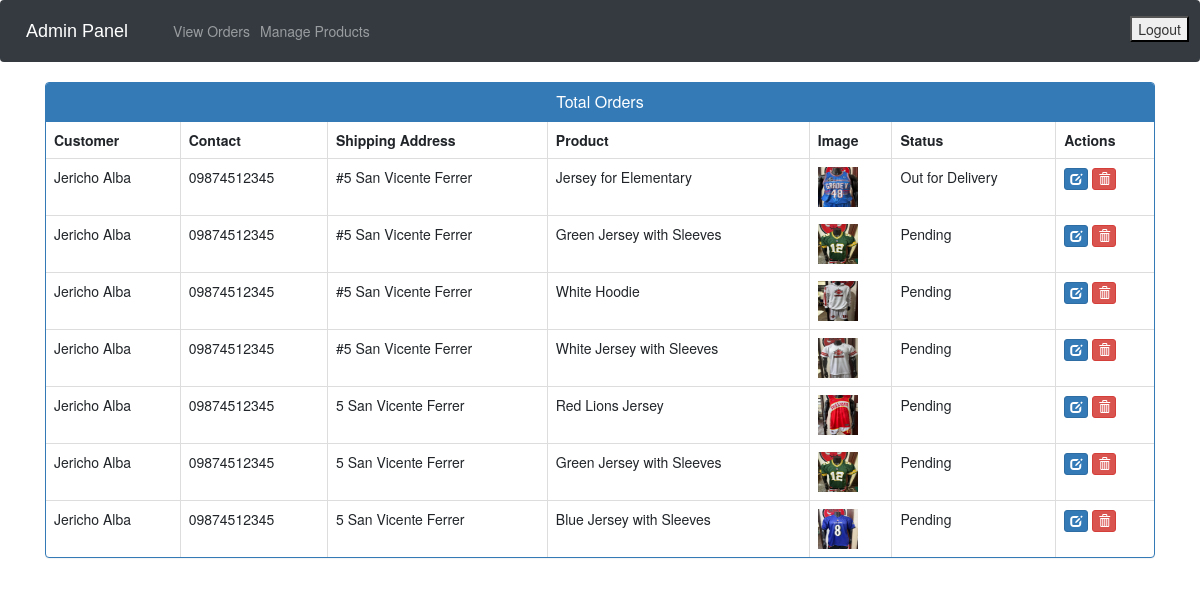
Screenshot of /admin-view-booking (signed in) with the database file from the repository.
### ecom/models.py (models this page shows, shortened)
class Customer(models.Model):
    user=models.OneToOneField(User,on_delete=models.CASCADE)
    profile_pic= models.ImageField(upload_to='profile_pic/CustomerProfilePic/',null=True,blank=True)
    address = models.CharField(max_length=40)
    mobile = models.CharField(max_length=20,null=False)
    @property
    def get_name(self):
        return self.user.first_name+" "+self.user.last_name

class Orders(models.Model):
    STATUS = (
        ('Pending','Pending'),
        ('Order Confirmed','Order Confirmed'),
        ('Out for Delivery','Out for Delivery'),
        ('Delivered','Delivered'),
    )
    customer = models.ForeignKey('Customer', on_delete=models.CASCADE,null=True)
    product = models.ForeignKey('Product',on_delete=models.CASCADE,null=True)
    email = models.CharField(max_length=50,null=True)
    address = models.CharField(max_length=500,null=True)
    mobile = models.CharField(max_length=20,null=True)
    order_date = models.DateField(auto_now_add=True,null=True)
    status = models.CharField(max_length=50,null=True,choices=STATUS)
    size = models.CharField(max_length=2, null=True)  # Add this line

class Product(models.Model):
    name = models.CharField(max_length=40)
    product_image = models.ImageField(upload_to='product_image/', null=True, blank=True)
    price = models.PositiveIntegerField()
    description = models.CharField(max_length=40)
    SIZE_CHOICES = (
        ('S', 'Small'),
        ('M', 'Medium'),
        ('XL', 'Extra Large'),
    )
    size = models.CharField(max_length=2, choices=SIZE_CHOICES, default='M')

### ecom/views.py (the view)
# urls.py: path('admin-view-booking', views.admin_view_booking_view,name='admin-view-booking'),
@login_required(login_url='adminlogin')
def admin_view_booking_view(request):
    orders=models.Orders.objects.all()
    ordered_products=[]
    ordered_bys=[]
    for order in orders:
        ordered_product=models.Product.objects.all().filter(id=order.product.id)
        ordered_by=models.Customer.objects.all().filter(id = order.customer.id)
        ordered_products.append(ordered_product)
        ordered_bys.append(ordered_by)
    return render(request,'ecom/admin_view_booking.html',{'data':zip(ordered_products,ordered_bys,orders)})

### templates/ecom/admin_view_booking.html (shortened to what this page needs)
{% extends 'ecom/admin_base.html' %}
{% load static %}
{% block content %}
<head>
  <link href="//netdna.bootstrapcdn.com/bootstrap/3.0.0/css/bootstrap.min.css" rel="stylesheet" id="bootstrap-css">
</head>
<div class="container">
  <div class="panel panel-primary">
    <div class="panel-heading">
      <h6 class="panel-title">Total Orders</h6>
    </div>
    <table class="table table-hover table-bordered" id="dev-table">
      <thead>
        <tr>
          <th>Customer</th>
          <th>Contact</th>
          <th>Shipping Address</th>
          <th>Product</th>
          <th>Image</th>
          <th>Status</th>
          <th>Actions</th>
        </tr>
      </thead>
      {% for product,customer,order in data %}
      <tr>
        {% for c in customer %}
        <td> {{c.get_name}}</td>
        <td>{{c.mobile}}</td>
        <td>{{order.address}}</td>
        {% endfor %}
        {% for p in product %}
        <td> {{p.name}}</td>
        <td> <img src="{% static p.product_image.url %}" alt="Profile Pic" height="40px" width="40px" /></td>
        <td>{{order.status}}</td>
        <td><a class="btn btn-primary btn-xs" href="{% url 'update-order' order.id  %}"><span class="glyphicon glyphicon-edit"></span></a>
        <a class="btn btn-danger btn-xs" href="{% url 'delete-order' order.id  %}"><span class="glyphicon glyphicon-trash"></span></a></td>
        {% endfor %}
      </tr>
      {% endfor %}
    </table>
  </div>
</div>
{% endblock content %}

### templates/ecom/admin_view_booking.html (style rules this page uses)
a:link { text-decoration: none; }
h6 { text-align: center; }

### rows the page displays
Orders: address "#5 San Vicente Ferrer", status "Out for Delivery"
Customer: get_name "Jericho Alba", mobile "09874512345"
Product: name "Jersey for Elementary", product_image (picture)
Orders: address "#5 San Vicente Ferrer", status "Pending"
Product: name "Green Jersey with Sleeves", product_image (picture)
Orders: address "#5 San Vicente Ferrer", status "Pending"
Product: name "White Hoodie", product_image (picture)
Orders: address "#5 San Vicente Ferrer", status "Pending"
Product: name "White Jersey with Sleeves", product_image (picture)
Orders: address "5 San Vicente Ferrer", status "Pending"
Product: name "Red Lions Jersey", product_image (picture)
Orders: address "5 San Vicente Ferrer", status "Pending"
Orders: address "5 San Vicente Ferrer", status "Pending"
Product: name "Blue Jersey with Sleeves", product_image (picture)
